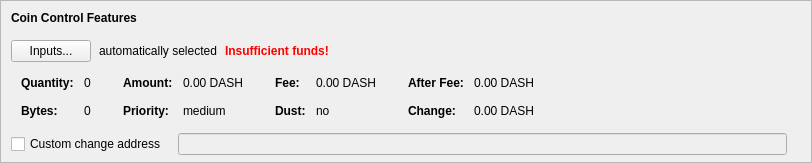
    <widget class="QFrame" name="frameCoinControl">
     <property name="sizePolicy">
      <sizepolicy hsizetype="Expanding" vsizetype="Expanding">
       <horstretch>0</horstretch>
       <verstretch>0</verstretch>
      </sizepolicy>
     </property>
     <property name="maximumSize">
      <size>
       <width>16777215</width>
       <height>16777215</height>
      </size>
     </property>
     <property name="frameShape">
      <enum>QFrame::StyledPanel</enum>
     </property>
     <property name="frameShadow">
      <enum>QFrame::Sunken</enum>
     </property>
     <layout class="QVBoxLayout" name="verticalLayoutCoinControl2">
      <property name="spacing">
       <number>0</number>
      </property>
      <property name="leftMargin">
       <number>0</number>
      </property>
      <property name="topMargin">
       <number>0</number>
      </property>
      <property name="rightMargin">
       <number>0</number>
      </property>
      <property name="bottomMargin">
       <number>6</number>
      </property>
      <item>
       <layout class="QVBoxLayout" name="verticalLayoutCoinControl" stretch="0,0,0,0,1">
        <property name="spacing">
         <number>0</number>
        </property>
        <property name="leftMargin">
         <number>10</number>
        </property>
        <property name="topMargin">
         <number>10</number>
        </property>
        <item>
         <layout class="QHBoxLayout" name="horizontalLayoutCoinControl1">
          <property name="bottomMargin">
           <number>15</number>
          </property>
          <item>
           <widget class="QLabel" name="labelCoinControlFeatures">
            <property name="sizePolicy">
             <sizepolicy hsizetype="Preferred" vsizetype="Maximum">
              <horstretch>0</horstretch>
              <verstretch>0</verstretch>
             </sizepolicy>
            </property>
            <property name="font">
             <font>
              <weight>75</weight>
              <bold>true</bold>
             </font>
            </property>
            <property name="styleSheet">
             <string notr="true">font-weight:bold;</string>
            </property>
            <property name="text">
             <string>Coin Control Features</string>
            </property>
           </widget>
          </item>
         </layout>
        </item>
        <item>
         <layout class="QHBoxLayout" name="horizontalLayoutCoinControl2" stretch="0,0,0,0">
          <property name="spacing">
           <number>8</number>
          </property>
          <property name="bottomMargin">
           <number>10</number>
          </property>
          <item>
           <widget class="QPushButton" name="pushButtonCoinControl">
            <property name="styleSheet">
             <string notr="true"/>
            </property>
            <property name="text">
             <string>Inputs...</string>
            </property>
            <property name="autoDefault">
             <bool>false</bool>
            </property>
           </widget>
          </item>
          <item>
           <widget class="QLabel" name="labelCoinControlAutomaticallySelected">
            <property name="text">
             <string>automatically selected</string>
            </property>
            <property name="margin">
             <number>5</number>
            </property>
           </widget>
          </item>
          <item>
           <widget class="QLabel" name="labelCoinControlInsuffFunds">
            <property name="font">
             <font>
              <weight>75</weight>
              <bold>true</bold>
             </font>
            </property>
            <property name="styleSheet">
             <string notr="true">color:red;font-weight:bold;</string>
            </property>
            <property name="text">
             <string>Insufficient funds!</string>
            </property>
            <property name="margin">
             <number>5</number>
            </property>
           </widget>
          </item>
          <item>
           <spacer name="horizontalSpacerCoinControl">
            <property name="orientation">
             <enum>Qt::Horizontal</enum>
            </property>
            <property name="sizeHint" stdset="0">
             <size>
              <width>40</width>
              <height>1</height>
             </size>
            </property>
           </spacer>
          </item>
         </layout>
        </item>
        <item>
         <widget class="QWidget" name="widgetCoinControl" native="true">
          <property name="sizePolicy">
           <sizepolicy hsizetype="Preferred" vsizetype="Preferred">
            <horstretch>0</horstretch>
            <verstretch>0</verstretch>
           </sizepolicy>
          </property>
          <property name="minimumSize">
           <size>
            <width>0</width>
            <height>0</height>
           </size>
          </property>
          <property name="styleSheet">
           <string notr="true"/>
          </property>
          <layout class="QHBoxLayout" name="horizontalLayoutCoinControl5">
           <property name="leftMargin">
            <number>0</number>
           </property>
           <property name="topMargin">
            <number>0</number>
           </property>
           <property name="rightMargin">
            <number>0</number>
           </property>
           <property name="bottomMargin">
            <number>0</number>
           </property>
           <item>
            <layout class="QHBoxLayout" name="horizontalLayoutCoinControl3" stretch="0,0,0,1">
             <property name="spacing">
              <number>20</number>
             </property>
             <property name="topMargin">
              <number>0</number>
             </property>
             <property name="bottomMargin">
              <number>10</number>
             </property>
             <item>
              <layout class="QFormLayout" name="formLayoutCoinControl1">
               <property name="horizontalSpacing">
                <number>10</number>
               </property>
               <property name="verticalSpacing">
                <number>14</number>
               </property>
               <property name="leftMargin">
                <number>10</number>
               </property>
               <property name="topMargin">
                <number>4</number>
               </property>
               <property name="rightMargin">
                <number>6</number>
               </property>
               <item row="0" column="0">
                <widget class="QLabel" name="labelCoinControlQuantityText">
                 <property name="font">
                  <font>
                   <weight>75</weight>
                   <bold>true</bold>
                  </font>
                 </property>
                 <property name="text">
                  <string>Quantity:</string>
                 </property>
                 <property name="margin">
                  <number>0</number>
                 </property>
                </widget>
               </item>
               <item row="0" column="1">
                <widget class="QLabel" name="labelCoinControlQuantity">
                 <property name="cursor">
                  <cursorShape>IBeamCursor</cursorShape>
                 </property>
                 <property name="contextMenuPolicy">
                  <enum>Qt::ActionsContextMenu</enum>
                 </property>
                 <property name="text">
                  <string notr="true">0</string>
                 </property>
                 <property name="margin">
                  <number>0</number>
                 </property>
                 <property name="textInteractionFlags">
                  <set>Qt::LinksAccessibleByMouse|Qt::TextSelectableByKeyboard|Qt::TextSelectableByMouse</set>
                 </property>
                </widget>
               </item>
               <item row="1" column="0">
                <widget class="QLabel" name="labelCoinControlBytesText">
                 <property name="font">
                  <font>
                   <weight>75</weight>
                   <bold>true</bold>
                  </font>
                 </property>
                 <property name="text">
                  <string>Bytes:</string>
                 </property>
                </widget>
               </item>
               <item row="1" column="1">
                <widget class="QLabel" name="labelCoinControlBytes">
                 <property name="cursor">
                  <cursorShape>IBeamCursor</cursorShape>
                 </property>
                 <property name="contextMenuPolicy">
                  <enum>Qt::ActionsContextMenu</enum>
                 </property>
                 <property name="text">
                  <string notr="true">0</string>
                 </property>
                 <property name="textInteractionFlags">
                  <set>Qt::LinksAccessibleByMouse|Qt::TextSelectableByKeyboard|Qt::TextSelectableByMouse</set>
                 </property>
                </widget>
               </item>
              </layout>
             </item>
             <item>
              <layout class="QFormLayout" name="formLayoutCoinControl2">
               <property name="horizontalSpacing">
                <number>10</number>
               </property>
               <property name="verticalSpacing">
                <number>14</number>
               </property>
               <property name="leftMargin">
                <number>6</number>
               </property>
               <property name="topMargin">
                <number>4</number>
               </property>
               <property name="rightMargin">
                <number>6</number>
               </property>
               <item row="0" column="0">
                <widget class="QLabel" name="labelCoinControlAmountText">
                 <property name="font">
                  <font>
                   <weight>75</weight>
                   <bold>true</bold>
                  </font>
                 </property>
                 <property name="text">
                  <string>Amount:</string>
                 </property>
                 <property name="margin">
                  <number>0</number>
                 </property>
                </widget>
               </item>
               <item row="0" column="1">
                <widget class="QLabel" name="labelCoinControlAmount">
                 <property name="cursor">
                  <cursorShape>IBeamCursor</cursorShape>
                 </property>
                 <property name="contextMenuPolicy">
                  <enum>Qt::ActionsContextMenu</enum>
                 </property>
                 <property name="text">
                  <string notr="true">0.00 DASH</string>
                 </property>
                 <property name="textInteractionFlags">
                  <set>Qt::LinksAccessibleByMouse|Qt::TextSelectableByKeyboard|Qt::TextSelectableByMouse</set>
                 </property>
                </widget>
               </item>
               <item row="1" column="0">
                <widget class="QLabel" name="labelCoinControlPriorityText">
                 <property name="font">
                  <font>
                   <weight>75</weight>
                   <bold>true</bold>
                  </font>
                 </property>
                 <property name="text">
                  <string>Priority:</string>
                 </property>
                </widget>
               </item>
               <item row="1" column="1">
                <widget class="QLabel" name="labelCoinControlPriority">
                 <property name="cursor">
                  <cursorShape>IBeamCursor</cursorShape>
                 </property>
                 <property name="contextMenuPolicy">
                  <enum>Qt::ActionsContextMenu</enum>
                 </property>
                 <property name="text">
                  <string>medium</string>
                 </property>
                 <property name="textInteractionFlags">
                  <set>Qt::LinksAccessibleByMouse|Qt::TextSelectableByKeyboard|Qt::TextSelectableByMouse</set>
                 </property>
                </widget>
               </item>
              </layout>
             </item>
             <item>
              <layout class="QFormLayout" name="formLayoutCoinControl3">
               <property name="horizontalSpacing">
                <number>10</number>
               </property>
               <property name="verticalSpacing">
                <number>14</number>
               </property>
               <property name="leftMargin">
                <number>6</number>
               </property>
               <property name="topMargin">
                <number>4</number>
               </property>
               <property name="rightMargin">
                <number>6</number>
               </property>
               <item row="0" column="0">
                <widget class="QLabel" name="labelCoinControlFeeText">
                 <property name="font">
                  <font>
                   <weight>75</weight>
                   <bold>true</bold>
                  </font>
                 </property>
                 <property name="text">
                  <string>Fee:</string>
                 </property>
                 <property name="margin">
                  <number>0</number>
                 </property>
                </widget>
               </item>
               <item row="0" column="1">
                <widget class="QLabel" name="labelCoinControlFee">
                 <property name="cursor">
                  <cursorShape>IBeamCursor</cursorShape>
                 </property>
                 <property name="contextMenuPolicy">
                  <enum>Qt::ActionsContextMenu</enum>
                 </property>
                 <property name="text">
                  <string notr="true">0.00 DASH</string>
                 </property>
                 <property name="textInteractionFlags">
                  <set>Qt::LinksAccessibleByMouse|Qt::TextSelectableByKeyboard|Qt::TextSelectableByMouse</set>
                 </property>
                </widget>
               </item>
               <item row="1" column="0">
                <widget class="QLabel" name="labelCoinControlLowOutputText">
                 <property name="font">
                  <font>
                   <weight>75</weight>
                   <bold>true</bold>
                  </font>
                 </property>
                 <property name="text">
                  <string>Dust:</string>
                 </property>
                </widget>
               </item>
               <item row="1" column="1">
                <widget class="QLabel" name="labelCoinControlLowOutput">
                 <property name="cursor">
                  <cursorShape>IBeamCursor</cursorShape>
                 </property>
                 <property name="contextMenuPolicy">
                  <enum>Qt::ActionsContextMenu</enum>
                 </property>
                 <property name="text">
                  <string>no</string>
                 </property>
                 <property name="textInteractionFlags">
                  <set>Qt::LinksAccessibleByMouse|Qt::TextSelectableByKeyboard|Qt::TextSelectableByMouse</set>
                 </property>
                </widget>
               </item>
              </layout>
             </item>
             <item>
              <layout class="QFormLayout" name="formLayoutCoinControl4">
               <property name="horizontalSpacing">
                <number>10</number>
               </property>
               <property name="verticalSpacing">
                <number>14</number>
               </property>
               <property name="leftMargin">
                <number>6</number>
               </property>
               <property name="topMargin">
                <number>4</number>
               </property>
               <property name="rightMargin">
                <number>6</number>
               </property>
               <item row="0" column="0">
                <widget class="QLabel" name="labelCoinControlAfterFeeText">
                 <property name="font">
                  <font>
                   <weight>75</weight>
                   <bold>true</bold>
                  </font>
                 </property>
                 <property name="text">
                  <string>After Fee:</string>
                 </property>
                 <property name="margin">
                  <number>0</number>
                 </property>
                </widget>
               </item>
               <item row="0" column="1">
                <widget class="QLabel" name="labelCoinControlAfterFee">
                 <property name="cursor">
                  <cursorShape>IBeamCursor</cursorShape>
                 </property>
                 <property name="contextMenuPolicy">
                  <enum>Qt::ActionsContextMenu</enum>
                 </property>
                 <property name="text">
                  <string notr="true">0.00 DASH</string>
                 </property>
                 <property name="textInteractionFlags">
                  <set>Qt::LinksAccessibleByMouse|Qt::TextSelectableByKeyboard|Qt::TextSelectableByMouse</set>
                 </property>
                </widget>
               </item>
               <item row="1" column="0">
                <widget class="QLabel" name="labelCoinControlChangeText">
                 <property name="font">
                  <font>
                   <weight>75</weight>
                   <bold>true</bold>
                  </font>
                 </property>
                 <property name="text">
                  <string>Change:</string>
                 </property>
                </widget>
               </item>
               <item row="1" column="1">
                <widget class="QLabel" name="labelCoinControlChange">
                 <property name="cursor">
                  <cursorShape>IBeamCursor</cursorShape>
                 </property>
                 <property name="contextMenuPolicy">
                  <enum>Qt::ActionsContextMenu</enum>
                 </property>
                 <property name="text">
                  <string notr="true">0.00 DASH</string>
                 </property>
                 <property name="textInteractionFlags">
                  <set>Qt::LinksAccessibleByMouse|Qt::TextSelectableByKeyboard|Qt::TextSelectableByMouse</set>
                 </property>
                </widget>
               </item>
              </layout>
             </item>
            </layout>
           </item>
          </layout>
         </widget>
        </item>
        <item>
         <layout class="QHBoxLayout" name="horizontalLayoutCoinControl4" stretch="0,0,0">
          <property name="spacing">
           <number>12</number>
          </property>
          <property name="sizeConstraint">
           <enum>QLayout::SetDefaultConstraint</enum>
          </property>
          <property name="topMargin">
           <number>5</number>
          </property>
          <property name="rightMargin">
           <number>5</number>
          </property>
          <item>
           <widget class="QCheckBox" name="checkBoxCoinControlChange">
            <property name="toolTip">
             <string>If this is activated, but the change address is empty or invalid, change will be sent to a newly generated address.</string>
            </property>
            <property name="text">
             <string>Custom change address</string>
            </property>
           </widget>
          </item>
          <item>
           <widget class="QValidatedLineEdit" name="lineEditCoinControlChange">
            <property name="enabled">
             <bool>false</bool>
            </property>
            <property name="sizePolicy">
             <sizepolicy hsizetype="Expanding" vsizetype="Fixed">
              <horstretch>0</horstretch>
              <verstretch>0</verstretch>
             </sizepolicy>
            </property>
           </widget>
          </item>
          <item>
           <widget class="QLabel" name="labelCoinControlChangeLabel">
            <property name="sizePolicy">
             <sizepolicy hsizetype="Preferred" vsizetype="Expanding">
              <horstretch>0</horstretch>
              <verstretch>0</verstretch>
             </sizepolicy>
            </property>
            <property name="minimumSize">
             <size>
              <width>0</width>
              <height>0</height>
             </size>
            </property>
            <property name="text">
             <string/>
            </property>
            <property name="margin">
             <number>3</number>
            </property>
           </widget>
          </item>
         </layout>
        </item>
        <item>
         <spacer name="verticalSpacerCoinControl">
          <property name="orientation">
           <enum>Qt::Vertical</enum>
          </property>
          <property name="sizeHint" stdset="0">
           <size>
            <width>800</width>
            <height>1</height>
           </size>
          </property>
         </spacer>
        </item>
       </layout>
      </item>
     </layout>
    </widget>
